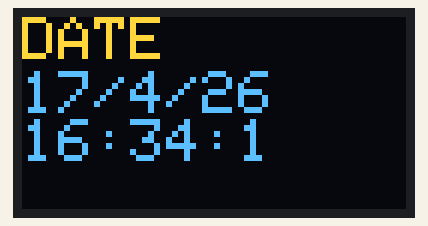
Simulated run of this sketch. Board: Arduino Nano, built with avr-gcc and run on an emulated ATmega328P. On the bench: 128×64 one-colour display. Wiring (inferred from the names in the program): DS1307 clock at I2C address 0x68. The OLED is the two-colour kind (top 16 rows yellow); the local clock reads 2024-03-15 10:24:30 at power-on unless the sketch sets it; what the sketch prints to the serial monitor is not drawn.

Above: at 0.2 s.
At 4.3 s:
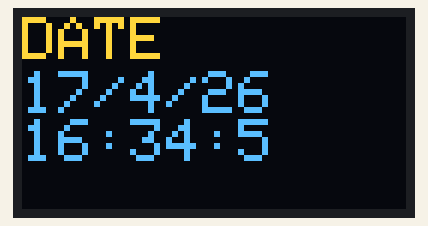
At 9.4 s:
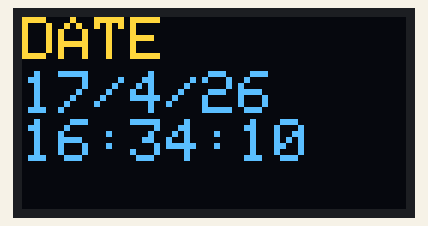
At 18.7 s:
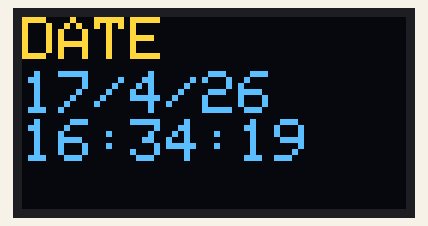
At 28.0 s:
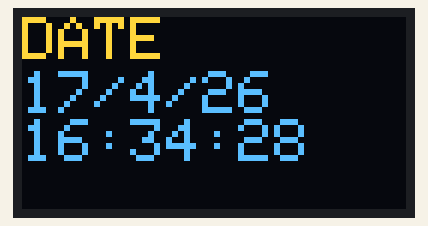
At 38.3 s:
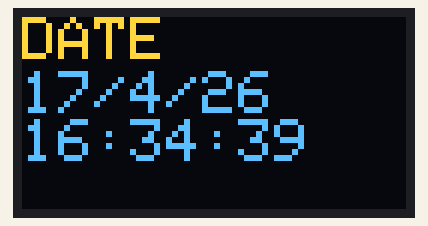

The sketch:

tiny_rtc.ino
```cpp
/*
 * Project name: Tiny RTC
 * Description: How to use the tiny RTC module with graphical display
 * Hostpage: https://github.com/LeandroTeodoroRJ/BareMetalLowCost_Arduino
 * Stable: Yes
 * Version: 1.0
 * Last Uptate: 02.04.26
 * Dependences:
 *   -- Adafruit SSD1306 v.2.5.14 by Adafruit
 *   -- DS1307.h v1.0.0
 * Current: Yes
 * Maintainer: leandroteodoro.engenharia@gmail.com
 * Architecture: Arduino Nano V3
 * Compile/Interpreter: Arduino IDE Ver 2.3.8
 * Access: Public
 * Changelog: No
 * Readme and Documents: No
 * Links:
 *
 * Other Notes:
 *
 */

#include <Wire.h>
#include <Adafruit_GFX.h>
#include <Adafruit_SSD1306.h>
#include "DS1307.h"

#define SCREEN_WIDTH 128
#define SCREEN_HEIGHT 64
#define GPIO_3    3
#define GPIO_4    4
#define GPIO_5    5
#define GPIO_6    6

String full_date;
Adafruit_SSD1306 display(SCREEN_WIDTH, SCREEN_HEIGHT, &Wire, -1);

void print_date(){
  Serial.print(day);
  Serial.print("/");
  Serial.print(mounth);
  Serial.print("/");
  Serial.print(year);
  Serial.print(" ");
  Serial.print(hour);
  Serial.print(":");
  Serial.print(minutes);
  Serial.print(":");
  Serial.println(seconds);
  full_date = String(day) + "/" + String(mounth) + "/" + String(year) + "\n" + String(hour) + ":" + String(minutes) + ":" + String(seconds);
}

void screen_update(){
  display.clearDisplay();
  display.setTextSize(2);
  display.setCursor(0, 0);         // setCursor(x, y) x:col y:rol - mesure pixel
  display.println("DATE");
  display.setTextSize(2);
  display.setCursor(0, 18);
  display.println(full_date);
  display.display();
}

void setup(){
  Wire.begin();
  Serial.begin(115200);
  setDateTime(4, 17, 26, 6, 16, 34, 1);


  // 0x3C is default i2c adress in some cases MAY be different
  display.begin(SSD1306_SWITCHCAPVCC, 0x3C);   //0x3C is display i2c address
  display.clearDisplay();;
  display.setTextColor(WHITE);
  display.display();    //Load the screen
  screen_update();
}

void loop(){
  get_date();
  print_date();
  screen_update();
  delay(1000);
}
```

DS1307.h
```cpp
/*
 * Description: Library to use DS1307 Real Time Clock
 * Hostpage: https://github.com/LeandroTeodoroRJ/ESP8266
 * Stable: Yes
 * Version: 1.0.0
 * Last Uptate: 17.04.26
 * Dependences:
 *   -- Wire.h
 * Current: Yes
 * Maintainer: leandroteodoro.enganharia@gmail.com
 * Architecture: Arduino Nyear
 * Compile/Interpreter: Arduino IDE Ver 2.3.2
 * Access: Public
 * Changelog: No
 * Readme and Documents: No
 * Links: No
 *
 */

#define DS1307_ADDRESS 0x68
byte zero = 0x00;

int seconds;
int minutes;
int hour;
int weekday;
int day;
int mounth;
int year;

byte decToBcd(byte val){
  return ( (val/10*16) + (val%10) );
}

byte bcdToDec(byte val)  {
  return ( (val/16*10) + (val%16) );
}

void setDateTime(byte mounth, byte day, byte year, byte weekday, byte hour, byte minutes, byte seconds){
  Wire.beginTransmission(DS1307_ADDRESS);
  Wire.write(zero);
  Wire.write(decToBcd(seconds));
  Wire.write(decToBcd(minutes));
  Wire.write(decToBcd(hour));
  Wire.write(decToBcd(weekday));
  Wire.write(decToBcd(day));
  Wire.write(decToBcd(mounth));
  Wire.write(decToBcd(year));
  Wire.write(zero);
  Wire.endTransmission();
}

void get_date(){
  Wire.beginTransmission(DS1307_ADDRESS);
  Wire.write(zero);
  Wire.endTransmission();
  Wire.requestFrom(DS1307_ADDRESS, 7);
  seconds = bcdToDec(Wire.read());
  minutes = bcdToDec(Wire.read());
  hour = bcdToDec(Wire.read() & 0b111111);    //24 hours format
  weekday = bcdToDec(Wire.read());             //0-6 -> Sunday - Saturday
  day = bcdToDec(Wire.read());
  mounth = bcdToDec(Wire.read());
  year = bcdToDec(Wire.read());
}
```

Measured:
- what the display in image 0 shows lasts 1.0 s, from 0.1 s to 1.1 s
